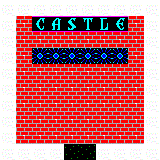

Tiled map render using the project's own tile images. Description and the map definition, with tile-layer contents summarised, below:
An orthogonal 10x10 tile map with 16x16 px tiles, 2 tile layers (floorLayer, cityLayer).

<map version="1.5" tiledversion="1.7.2" orientation="orthogonal" renderorder="right-down" width="10" height="10" tilewidth="16" tileheight="16" infinite="0" nextlayerid="3" nextobjectid="1">
 <tileset firstgid="1" name="ultima" tilewidth="16" tileheight="16" tilecount="256" columns="16">
  <image source="ultima.gif" width="256" height="256" />
  <tile id="4">
   <properties>
    <property name="grass" type="bool" value="true" />
   </properties>
  </tile>
  <tile id="60">
   <properties>
    <property name="chest" type="bool" value="true" />
   </properties>
  </tile>
  <tile id="72">
   <properties>
    <property name="walls" type="bool" value="true" />
   </properties>
  </tile>
  <tile id="78">
   <properties>
    <property name="iceball" type="bool" value="true" />
   </properties>
  </tile>
  <tile id="79">
   <properties>
    <property name="fireball" type="bool" value="true" />
   </properties>
  </tile>
  <tile id="92">
   <properties>
    <property name="horse" type="bool" value="true" />
   </properties>
  </tile>
 </tileset>
 <layer id="2" name="floorLayer" width="10" height="10">
  <data>[100 cells, 64 non-empty, 1 distinct tile ids]</data>
 </layer>
 <layer id="1" name="cityLayer" width="10" height="10">
  <data>[100 cells, 48 non-empty, 9 distinct tile ids]</data>
 </layer>
</map>